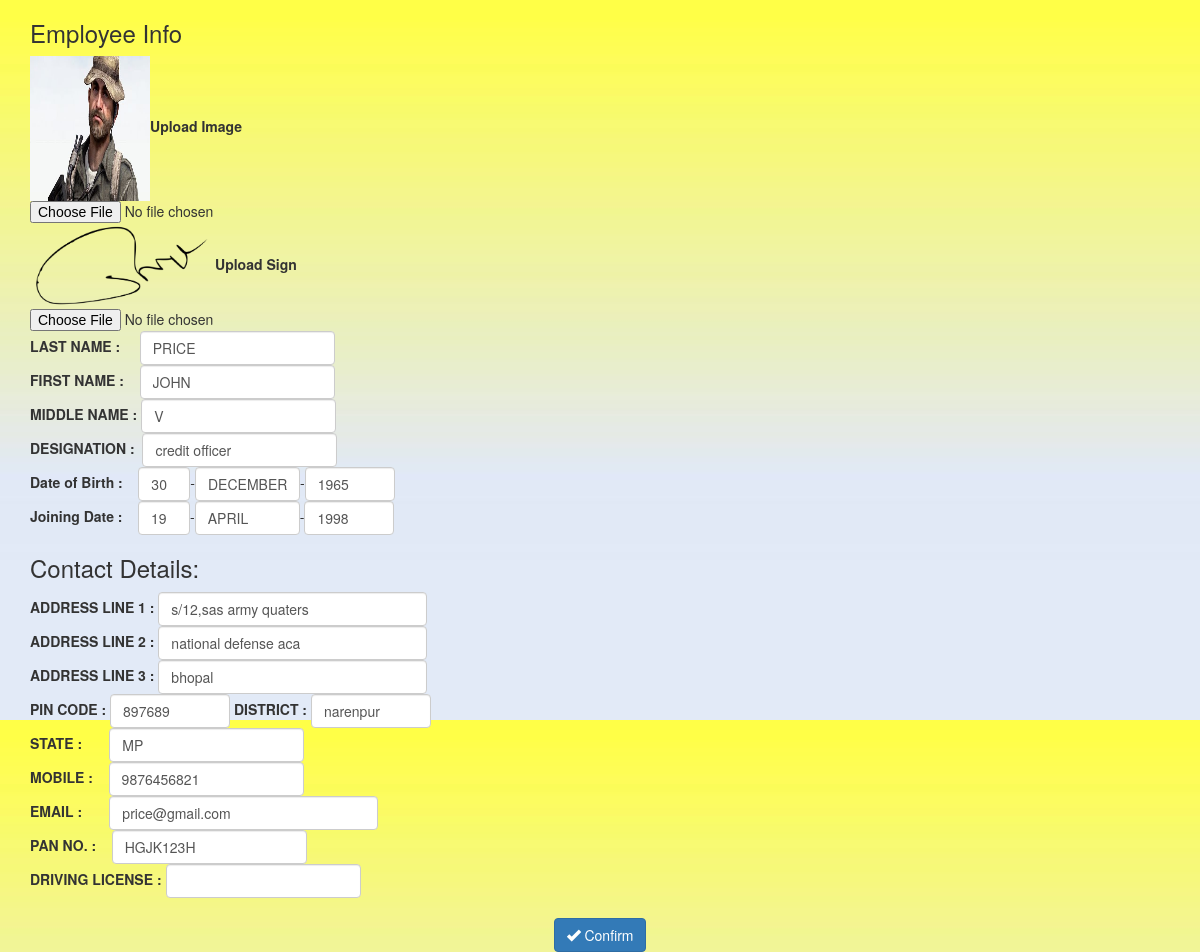
/emp_update.php?empid=11 (signed in), run on the app's committed database.
### tables this page shows
CREATE TABLE `employee` (
  `empid` int(11) NOT NULL,
  `image_name` varchar(100) NOT NULL,
  `image_path` varchar(200) NOT NULL,
  `lastname` varchar(20) NOT NULL,
  `firstname` varchar(20) NOT NULL,
  `middlename` varchar(20) NOT NULL,
  `day` int(5) NOT NULL,
  `month` varchar(10) NOT NULL,
  `year` int(11) NOT NULL,
  `gender` varchar(1) NOT NULL,
  `bloodgroup` varchar(3) NOT NULL,
  `addr1` varchar(25) NOT NULL,
  `addr2` varchar(20) NOT NULL,
  `addr3` varchar(20) NOT NULL,
  `pin` int(11) NOT NULL,
  `dist` varchar(20) NOT NULL,
  `state` varchar(5) NOT NULL,
  `mob` varchar(11) NOT NULL,
  `email` varchar(25) NOT NULL,
  `pan` varchar(10) DEFAULT NULL,
  `drive` varchar(10) DEFAULT NULL,
  `startday` int(11) NOT NULL,
  `startmonth` varchar(10) NOT NULL,
  `startyear` int(11) NOT NULL,
  `jobtitle` varchar(20) NOT NULL,
  `sign_name` varchar(100) NOT NULL,
  `sign_path` varchar(200) NOT NULL
);

### emp_update.php (the view, shortened to what this page needs)
<!DOCTYPE html>
<html>
<head>
<link rel="stylesheet" href="./bootstrap-3.3.7-dist/css/bootstrap.min.css">
</head>
<body background="./css/template.jpg">
</body>
</html>
<?php
include 'include/session.php';
$a = $_GET['empid'];
		$sql = "SELECT * FROM employee WHERE empid='$a'";
		$res = $conn->query($sql);
				if($res->num_rows > 0)
				{
					$row = $res->fetch_assoc();
				}
			emp_update($row,$a);
function emp_update($row,$a)
{		echo  "<form class='form-inline' action='eupdate.php?e=$a' method='post' enctype='multipart/form-data'><div class='container '>";
	echo "<h3>Employee Info</h3>";
	echo "<img alt='emp_image' width='120px' src='$row[image_path]' height='145px' id='passport'>";
	echo "<b>Upload Image</b><input type='file' accept='image/*'  name='image' onchange='loadFile(event)' >";
	echo "<img alt='emp_sign'  src= '$row[sign_path]' id='sig' width='185px' height='86px'>";
	echo "<b>Upload Sign</b><input type='file'  accept='image/*' name='signature' onchange='upload_sign(event)'>";
	echo "<b>LAST NAME : &nbsp;&nbsp;&nbsp;&nbsp;</b><input type='text' name='lastname' value='$row[lastname]' class='form-control' ><br>";
	echo "<b>FIRST NAME : &nbsp;&nbsp;&nbsp;</b><input type='text' name='firstname' value='$row[firstname]' class='form-control'><br>";
	echo "<b>MIDDLE NAME : </b><input type='text' name='middlename' value='$row[middlename]' class='form-control'><br>";
	echo "<b>DESIGNATION : &nbsp;</b><input type='text' name='jobtitle' value='$row[jobtitle]' class='form-control'><br>";
	echo "<b>Date of Birth : &nbsp;&nbsp;&nbsp;</b><input type='text' name='day' value='$row[day]' class='form-control' size='1'>-<input type='text' value='$row[month]' name='month' class='form-control' size='8'>-<input type='number' value='$row[year]' name='year' class='form-control' size='3' min='1930' max='2000'><br>";
	echo "<b>Joining Date : &nbsp;&nbsp;&nbsp;</b><input type='text' name='startday' value='$row[startday]' class='form-control' size='1'>-<input type='text' name='startmonth' value='$row[startmonth]' class='form-control' size='8'>-<input type='number' value='$row[startyear]' name='startyear' class='form-control' size='3' min='1930' max='2018'><br>";
	echo "<h3>Contact Details:</h3>";
	echo "<b>ADDRESS LINE 1 : </b><input type='text' size='30' name='addr1' value='$row[addr1]' class='form-control' ><br>";
	echo "<b>ADDRESS LINE 2 : </b><input type='text' size='30' name='addr2' value='$row[addr2]' class='form-control' ><br>";
	echo "<b>ADDRESS LINE 3 : </b><input type='text' size='30' name='addr3' value='$row[addr3]' class='form-control' ><br>";
	echo "<b>PIN CODE : </b><input type='text' size='10' name='pin' value='$row[pin]' class='form-control' >";
	echo "<b>&nbsp;DISTRICT : </b><input type='text' size='10' name='dist' value='$row[dist]' class='form-control' ><br>";
echo "<b>STATE : &nbsp;&nbsp;&nbsp;&nbsp;&nbsp;&nbsp;</b><input type='text' size='' name='state' value='$row[state]' class='form-control' ><br>";
echo "<b>MOBILE : </b>&nbsp;&nbsp;&nbsp;<input type='number' size='3' name='mob' class='form-control'   value='$row[mob]'><br>";
echo "<b>EMAIL : </b>&nbsp;&nbsp;&nbsp;&nbsp;&nbsp;&nbsp;<input type='text' size='30' name='email' value='$row[email]' class='form-control' ><br>";
echo "<b>PAN NO. : </b>&nbsp;&nbsp;&nbsp;<input type='text' size='' name= 'pan' value='$row[pan]' class='form-control' ><br>";
echo "<b>DRIVING LICENSE : </b><input type='text' name= 'drive' size='' value='$row[drive]' class='form-control' ><br></div><br>";
			echo "<center><button type='submit' name='confirm' class='btn btn-primary'><span class='glyphicon glyphicon-ok'></span> Confirm</button></center>";
echo "</form>";
}
?>

### data on the page
employee: image_path (picture), sign_path (picture), lastname "PRICE", firstname "JOHN", middlename "V", jobtitle "credit officer", day "30", month "DECEMBER", year "1965", startday "19", startmonth "APRIL", startyear "1998", addr1 "s/12,sas army quaters", addr2 "national defense aca", addr3 "bhopal", pin "897689", dist "narenpur", state "MP", mob "9876456821", email "price@gmail.com", pan "HGJK123H"
